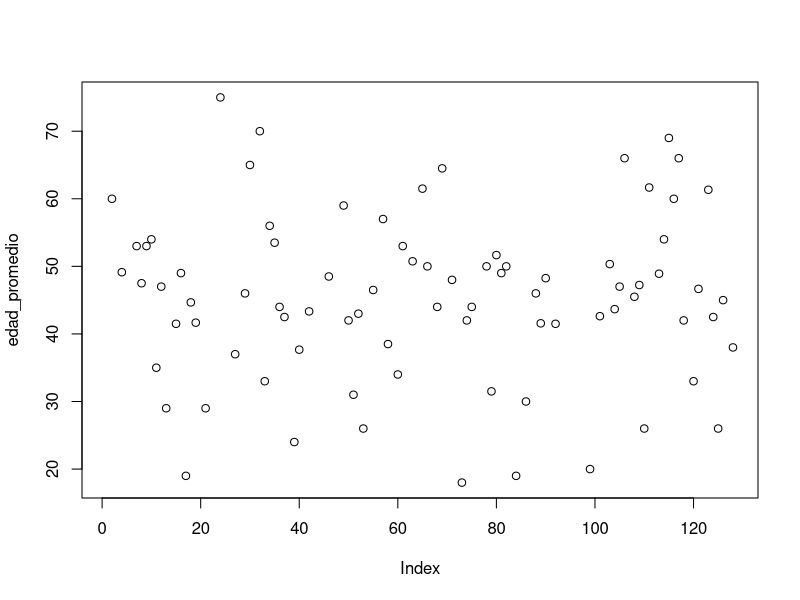

This chart was generated by the following R code:
## ---- chunk 1

knitr::opts_chunk$set(message=FALSE, warning=FALSE, fig.width=11)

## ---- chunk 2
# Se cargan los datos
library(readr)
datos <- read_csv("DATA.csv")

# Se despliegan las 6 primeras filas del cuadro de datos
head(datos)
## ---- chunk 3
# Se despliega un resumen del cuadro de datos
summary(datos)
## ---- chunk 4
# Se obtiene la edad promedio por país
edad_promedio <- tapply(datos$age, datos$country, mean)

# Se grafican las edades promedio
plot(edad_promedio)
